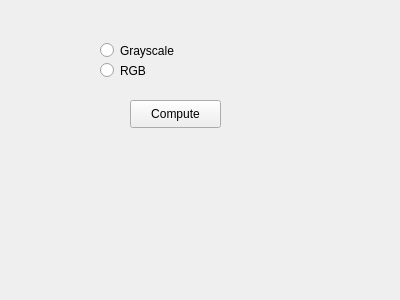
<?xml version="1.0" encoding="UTF-8"?>
<ui version="4.0">
 <class>Form</class>
 <widget class="QWidget" name="Form">
  <property name="geometry">
   <rect>
    <x>0</x>
    <y>0</y>
    <width>400</width>
    <height>300</height>
   </rect>
  </property>
  <property name="windowTitle">
   <string>My Program</string>
  </property>
  <widget class="QPushButton" name="btnCompute">
   <property name="geometry">
    <rect>
     <x>130</x>
     <y>100</y>
     <width>91</width>
     <height>28</height>
    </rect>
   </property>
   <property name="text">
    <string>Compute</string>
   </property>
  </widget>
  <widget class="QRadioButton" name="radGrayscale">
   <property name="geometry">
    <rect>
     <x>100</x>
     <y>40</y>
     <width>106</width>
     <height>21</height>
    </rect>
   </property>
   <property name="text">
    <string>Grayscale</string>
   </property>
  </widget>
  <widget class="QRadioButton" name="radRGB">
   <property name="geometry">
    <rect>
     <x>100</x>
     <y>60</y>
     <width>106</width>
     <height>21</height>
    </rect>
   </property>
   <property name="text">
    <string>RGB</string>
   </property>
  </widget>
 </widget>
 <resources/>
 <connections/>
</ui>
